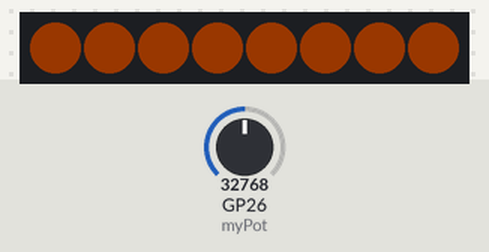
Recording of a program running on a simulated Raspberry Pi Pico running MicroPython. On the bench: 8 RGB LEDs in strip order, left to right. The inputs (shaded band) are chosen by the test bench; at power-on: GP26 (myPot) = 32768 (analog values on the 0–65535 scale). Dim RGB values are drawn brighter than linear; what the program prints to the serial console is not drawn.

Above: at 1.2 s.
1.3 s: GP26 (myPot) set to 0
At 2.05 s:
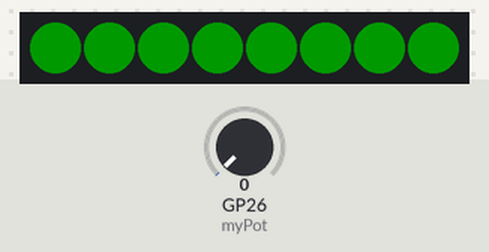
4.0 s: GP26 (myPot) set to 7864
At 4.72 s:
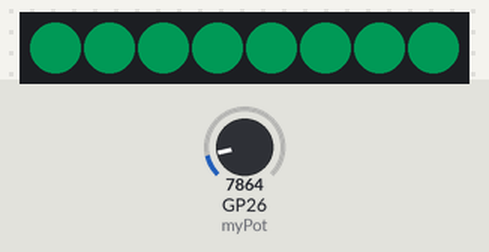
5.5 s: GP26 (myPot) set to 57670
At 6.31 s:
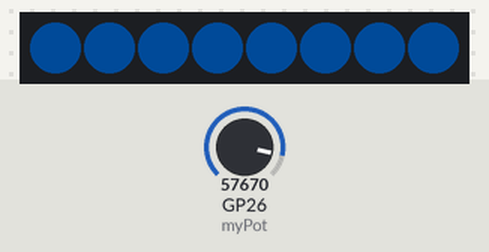
7.0 s: GP26 (myPot) set to 19660
At 8.94 s:
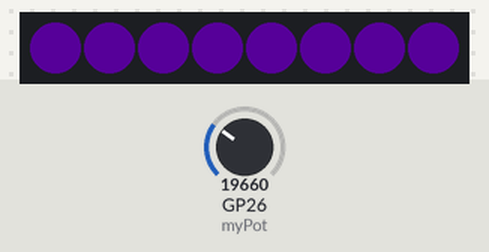
Timing chart, 0 to 10.7 s (numbered marks = the images above; inputs shaded):
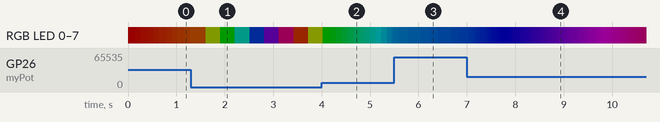

The program:

color_wheel_with_neopixel_string.py
```python
# Lesson 53 McWhorter's Pico W Course
# Color Wheel on NeoPixel String
# Lori Pfahler
# January 2024

# import modules - using neopixel library that is built in
import neopixel
from machine import Pin
from utime import sleep

# setup neopixel string
strPin = 0
nPixels = 8
myString = neopixel.NeoPixel(Pin(strPin), nPixels)

# setup potentiometer to control speed of scanning
myPot = machine.ADC(26)

# delay times
fastDelay = 0.005
slowDelay = 0.1
# slope for equation to link delayTime to potValue
slope = (slowDelay - fastDelay)/65535

# color dictionary - just need BLACK for this program
colors = {
    'RED'              : (255, 0, 0),
    'GREEN'            : (0, 255, 0),
    'BLUE'             : (0, 0, 255),
    'CYAN'             : (0, 255, 255),
    'MAGENTA'          : (255, 0, 255),
    'YELLOW'           : (255, 255, 0),
    'ORANGE'           : (255, 128, 0),
    'WHITE'            : (255, 255, 255),
    'BLACK'            : (0, 0, 0),
    }

# hue to rgb function; i.e. color wheel to RGB Code
def hue2rgb(deg):
    slope = 255/60
    if deg < 0 or deg > 360:
        deg = deg % 360
    if deg < 60:
        return (255, int(deg * slope), 0)
    elif deg < 120:
        return (int(255 - (deg - 60) * slope), 255, 0)
    elif deg < 180:
        return (0, 255, int((deg - 120) * slope))
    elif deg < 240:
        return (0, int(255 - (deg - 180) * slope), 255)
    elif deg < 300:
        return (int((deg - 240) * slope), 0, 255)
    else:
        return (255, 0, int(255 - (deg - 300) * slope))

# create a brightness function to adjusted rgb codes
def brightness(color_rgb, level = 0.2):
    '''function to adjust rgb codes for desired brightness level
       color_rgb is the code as tuple and level is a value between 0 and 1
       for the brightness'''
    adj_rgb = tuple(int(code * level) for code in color_rgb)
    return adj_rgb

# create a clear neopixel object function
def clear(neo_object):
     neo_object.fill(colors['BLACK'])
     neo_object.write()

try:
    while True:
        for hue in range(0, 360):
            # read potentiometer and calculate delay time
            potValue = myPot.read_u16()
            delayTime = (slope * potValue) + fastDelay
            print(f'potValue: {potValue:5d}, delayTime: {delayTime:5.3f}', end = '\r')
            # fill the string
            myString.fill(brightness(hue2rgb(hue), level = 0.1))
            myString.write()
            sleep(delayTime)

except KeyboardInterrupt:
    # turn string off
    clear(myString)

    
```
